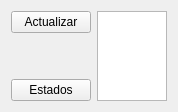
<?xml version="1.0" encoding="UTF-8"?>
<ui version="4.0">
 <class>Form</class>
 <widget class="QWidget" name="Form">
  <property name="geometry">
   <rect>
    <x>0</x>
    <y>0</y>
    <width>548</width>
    <height>347</height>
   </rect>
  </property>
  <property name="sizePolicy">
   <sizepolicy hsizetype="Minimum" vsizetype="Minimum">
    <horstretch>0</horstretch>
    <verstretch>0</verstretch>
   </sizepolicy>
  </property>
  <property name="windowTitle">
   <string>Form</string>
  </property>
  <layout class="QHBoxLayout" name="horizontalLayout">
   <property name="sizeConstraint">
    <enum>QLayout::SetFixedSize</enum>
   </property>
   <item>
    <layout class="QHBoxLayout" name="horizontalLayout_2">
     <property name="sizeConstraint">
      <enum>QLayout::SetNoConstraint</enum>
     </property>
     <item>
      <layout class="QVBoxLayout" name="verticalLayout">
       <property name="sizeConstraint">
        <enum>QLayout::SetNoConstraint</enum>
       </property>
       <item>
        <widget class="QPushButton" name="btnUpdate">
         <property name="text">
          <string>Actualizar</string>
         </property>
        </widget>
       </item>
       <item>
        <spacer name="verticalSpacer">
         <property name="orientation">
          <enum>Qt::Vertical</enum>
         </property>
         <property name="sizeHint" stdset="0">
          <size>
           <width>20</width>
           <height>40</height>
          </size>
         </property>
        </spacer>
       </item>
       <item>
        <widget class="QPushButton" name="btnHabReg">
         <property name="text">
          <string>Estados</string>
         </property>
        </widget>
       </item>
      </layout>
     </item>
     <item>
      <widget class="QTableWidget" name="tableContent">
       <property name="sizePolicy">
        <sizepolicy hsizetype="Expanding" vsizetype="Expanding">
         <horstretch>0</horstretch>
         <verstretch>0</verstretch>
        </sizepolicy>
       </property>
       <property name="sizeAdjustPolicy">
        <enum>QAbstractScrollArea::AdjustToContents</enum>
       </property>
       <property name="sortingEnabled">
        <bool>true</bool>
       </property>
       <attribute name="horizontalHeaderCascadingSectionResizes">
        <bool>false</bool>
       </attribute>
       <attribute name="horizontalHeaderMinimumSectionSize">
        <number>80</number>
       </attribute>
       <attribute name="horizontalHeaderDefaultSectionSize">
        <number>200</number>
       </attribute>
       <attribute name="verticalHeaderCascadingSectionResizes">
        <bool>false</bool>
       </attribute>
       <attribute name="verticalHeaderDefaultSectionSize">
        <number>60</number>
       </attribute>
      </widget>
     </item>
    </layout>
   </item>
  </layout>
 </widget>
 <resources/>
 <connections/>
</ui>
